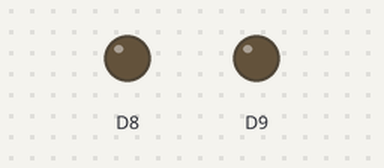
Recording of a sketch running on a simulated Arduino MKR. On the bench: output pins drawn as LEDs (lit = HIGH). WiFi joins after 1.5 s; servers stay silent unless stated; what the sketch prints to the serial monitor is not drawn.

Above: at 0.1 s.
At 5.6 s:
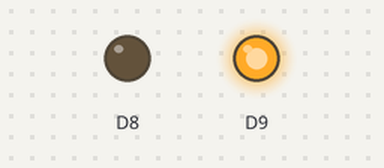
At 11.1 s:
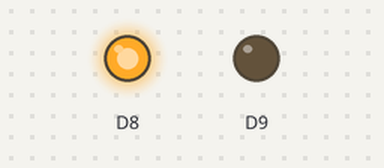
Timing chart, 0 to 12.6 s (numbered marks = the images above):
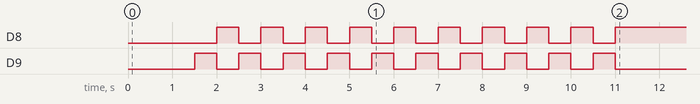

The sketch:

ConnectWithWPA.ino
```cpp
/*
 This example connects to an unencrypted WiFi network.
 Then it prints the MAC address of the WiFi module,
 the IP address obtained, and other network details.

 created 13 July 2010
 by dlf (Metodo2 srl)
 modified 31 May 2012
 by Tom Igoe
 */
#include <SPI.h>
#include <WiFiNINA.h>

#include "arduino_secrets.h"
///////please enter your sensitive data in the Secret tab/arduino_secrets.h
char ssid[] = SECRET_SSID;        // your network SSID (name)
char pass[] = SECRET_PASS;    // your network password (use for WPA, or use as key for WEP)
int status = WL_IDLE_STATUS;     // the WiFi radio's status

void setup() {
  //Initialize serial and wait for port to open:
  pinMode(9, OUTPUT);
  pinMode(8, OUTPUT);

  Serial.begin(9600);
  while (!Serial) {
    ; // wait for serial port to connect. Needed for native USB port only
  }

  // check for the WiFi module:
  if (WiFi.status() == WL_NO_MODULE) {
    Serial.println("Communication with WiFi module failed!");
    // don't continue
    while (true);
  }

  String fv = WiFi.firmwareVersion();
  if (fv < WIFI_FIRMWARE_LATEST_VERSION) {
    Serial.println("Please upgrade the firmware");
  }

  // attempt to connect to WiFi network:
  while (status != WL_CONNECTED) {
    Serial.print("Attempting to connect to WPA SSID: ");
    Serial.println(ssid);
    // Connect to WPA/WPA2 network:
    status = WiFi.begin(ssid, pass);

    // wait 10 seconds for connection:
    for (int i=0; i<10; i++) {
      digitalWrite(8, LOW);
      digitalWrite(9, HIGH);
      delay(500);
      digitalWrite(9, LOW);
      digitalWrite(8, HIGH);
      delay(500);
    }
    // delay(10000);
  }

  // you're connected now, so print out the data:
  digitalWrite(8, HIGH);
  Serial.print("You're connected to the network");
  printCurrentNet();
  printWifiData();

}

void loop() {
  // check the network connection once every 10 seconds:
  delay(10000);
  printCurrentNet();
}

void printWifiData() {
  // print your board's IP address:
  IPAddress ip = WiFi.localIP();
  Serial.print("IP Address: ");
  Serial.println(ip);
  Serial.println(ip);

  // print your MAC address:
  byte mac[6];
  WiFi.macAddress(mac);
  Serial.print("MAC address: ");
  printMacAddress(mac);
}

void printCurrentNet() {
  // print the SSID of the network you're attached to:
  Serial.print("SSID: ");
  Serial.println(WiFi.SSID());

  // print the MAC address of the router you're attached to:
  byte bssid[6];
  WiFi.BSSID(bssid);
  Serial.print("BSSID: ");
  printMacAddress(bssid);

  // print the received signal strength:
  long rssi = WiFi.RSSI();
  Serial.print("signal strength (RSSI):");
  Serial.println(rssi);

  // print the encryption type:
  byte encryption = WiFi.encryptionType();
  Serial.print("Encryption Type:");
  Serial.println(encryption, HEX);
  Serial.println();
}

void printMacAddress(byte mac[]) {
  for (int i = 5; i >= 0; i--) {
    if (mac[i] < 16) {
      Serial.print("0");
    }
    Serial.print(mac[i], HEX);
    if (i > 0) {
      Serial.print(":");
    }
  }
  Serial.println();
}
```

arduino_secrets.h
```cpp
#define SECRET_SSID "MyOptimum c68d9f"
#define SECRET_PASS "25-cordovan-7691"
```
